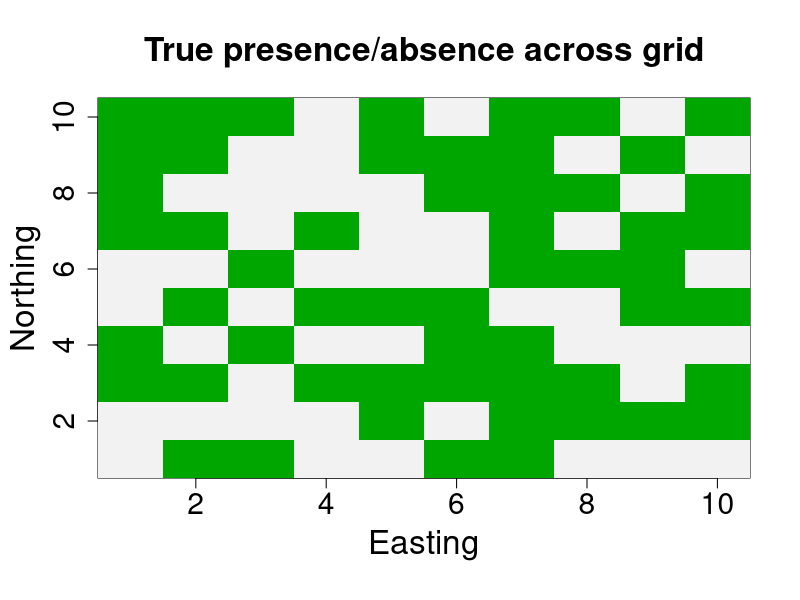
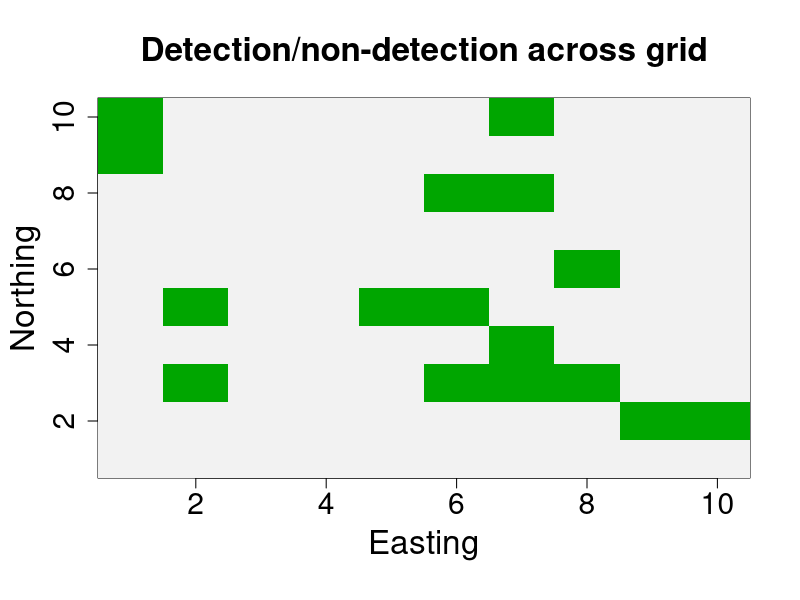

Generate these figures, in order, with R:
#https://stackoverflow.com/questions/29105175/find-neighbouring-elements-of-a-matrix-in-r

#same dataset while learning
set.seed(74)

#Create matrix (lattice) of discrete, non-overlapping units
mat.row <- 10
mat.col <- 10

mat <- matrix(1:(mat.row*mat.col), mat.row, mat.col)
m2<-cbind(NA,rbind(NA,mat,NA),NA)
addresses <- expand.grid(x = 1:mat.row, y = 1:mat.col)

#Create sets of cells (units) that are neighbors of i, using queen's rule
N<-c()                                           
for(i in 1:-1)
  for(j in 1:-1)
    if(i!=0 || j !=0)
      N<-rbind(N,m2[addresses$x+i+1+nrow(m2)*(addresses$y+j)])
N <- t(N)                                        #transpose output

#rm(m2, mat, i, j)                                #clean up environemnt


#Calculate cardinality of each cell
numnn <- apply(N,1,function(x) sum(!(is.na(x))))

#commit the number of grid cells
nG <- mat.row*mat.col

#commit the grid dimensions
griddim <- mat.row

#Define sampling conditions
nsites <- mat.row*mat.col
nsurveys <- 4
nyears <- 1

#define parameter values
alpha <- -0.05
beta <- .15

#define psi
psi <- array(NA, dim = c(nsites,nyears))
for(i in 1:nsites){
  for(t in 1:nyears){
psi[i,t] <- alpha + beta*(numnn[i]+1/numnn[i])}}
psi <- plogis(psi)

#define p
p <- 0.3


#Create arrays to hold true occurrence status and sampling realizations 
z <- array(NA, dim = c(nsites,nyears)) 
y <- array(NA, dim = c(nsites,nsurveys))


#Generate presence/absence (truth)
for(i in 1:nsites){
  for(t in 1:nyears){
z[i,t] <- rbinom(1,1,psi)
  }
}


#package up objects into a list
grid.data <- list(z=z,numnn=numnn,N = N, nG = nG, griddim = griddim)

#Visualize the truth
Zmat<-matrix(NA,nrow=mat.row,ncol=mat.col) #first, create a matrix to hold values of z
Zmat[1:nG]<-z                              #assign values of z to matrix

#plot
par(cex.axis=1.8,cex.lab=2.0,cex.main=2,mar= c(5, 4, 4, 2)*1.2 + 0.1)
image(1:mat.row,1:mat.col,Zmat,col=rev(terrain.colors(10)),xlab="Easting",ylab="Northing",main = "True presence/absence across grid")

#Visualize detection/non-detection
p = 0.3
y<-rbinom(length(z),1,p*z)
Ymat<-matrix(NA,nrow=griddim,ncol=griddim)
Ymat[1:nG]<-y

par(cex.axis=1.8,cex.lab=2.0,cex.main=2,mar= c(5, 4, 4, 2)*1.2 + 0.1)
image(1:mat.row,1:mat.col,Ymat,col=rev(terrain.colors(10)),xlab="Easting",ylab="Northing",main = "Detection/non-detection across grid")

